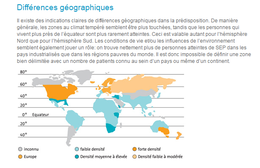
%> input picture Projet/Docs/16522748_193813101099553_258774382_n.png, 260 x 168 px, shrunk from 615 x 398 before the run, given in place of image2.jpg, which was not available
$ octave TESTimage2.m   (GNU Octave 9; MATLAB toolbox functions it lacks are replaced by stand-ins)
%> lines starting %> are read from the running program, lines starting %| are printed output that depends on the picture; in (x1, y1, x2, y2) boxes, pixels count from 0 and x2, y2 are one past the last pixel; in counts of white or black regions, pixels touching at a corner belong together; the program's own positions count from 1; pictures that were not available may be replaced by others from this repository, and a replacement may not be noted
clear all
close all
clc
I=imread('image2.jpg');
%> I is the input picture: size 168x260x3 uint8; mean R, G, B 239.8, 240.8, 238.5
BW=rgb2gray(I);
%égalisation d'histogramme et prewitt
J=adapthisteq(BW)%améliore le contraste de l'image en niveaux de gris I
figure,subplot(1,3,1);imshow(I);title('image originale')
subplot(1,3,2),imshow(J),title('Égalisation dhistogramme adaptatif a contraste limité');
%segmentation detection de conour
i=double(J) ;
%calculer la dérivée selon x de l'intensité en utilisant le filtre de prewitt
Dx=[-1 0 1;-1 0 1;-1 0 1];
Gx=conv2(i,Dx);
%calculer la dérivée selon y de l'intensité en utilisant le filtre de prewitt
Dy=[1 1 1;0 0 0;-1 -1 -1];
Gy=conv2(i,Dy);
%calculer le module du gradient
G=sqrt((Gx.*Gx)+(Gy.*Gy));
G=uint8(G);
%> G: size 170x262 uint8
%afficher l'image de module
subplot(1,3,3),imshow(G),title('prewitt')
%wiener et prewitt
K = wiener2(BW,[7 7]);
figure,subplot(1,6,1);imshow(I);title('image originale')
subplot(1,6,2), imshow(K),title('image filtré par wiener')
BW=double(BW)/255.0;
%> BW: size 168x260 double
seuil=0.5;
K=fspecial('prewitt');
v=-K';
Gh=filter2(K,BW);
Gv=filter2(v,BW);
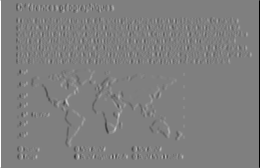
%> Gv: size 168x260 double; min -3, max 3, mean -6.08e-18; drawn with min black and max white
G1=sqrt((Gh.*Gh)+(Gv.*Gv));
Gs=(G1>seuil);
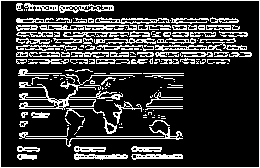
%> Gs: size 168x260 logical; 21.1% white in thin lines or dots
subplot(1,6,3),imshow(Gh),title('Gh')
subplot(1,6,4),imshow(Gv),title('Gv')
subplot(1,6,5),imshow(G1),title('G1')
subplot(1,6,6),imshow(Gs),title('Gs')
%median et prewitt
I2=medfilt2(BW,[7,7]);
figure,subplot(1,6,1);imshow(I);title('image originale')
subplot(1,6,2),imshow(I2),title('filtre median 5*5');
I2=fspecial('prewitt');
v=-I2';
Gh1=filter2(I2,BW);
Gv1=filter2(v,BW);
G2=sqrt((Gh1.*Gh1)+(Gv1.*Gv1));
Gs1=(G2>seuil);
subplot(1,6,3),imshow(Gh1),title('Gh')
subplot(1,6,4),imshow(Gv1),title('Gv')
subplot(1,6,5),imshow(G2),title('G1')
subplot(1,6,6),imshow(Gs1),title('Gs')
%median et laplacien
I3=medfilt2(BW,[3,3]);
figure,subplot(1,3,1);imshow(I);title('image originale')
subplot(1,3,2),imshow(I3),title('filtre median 3*3');
 %afficher l'image segmenté par filtre laplacien
L=edge(I3,'log');
%> L: size 168x260 logical; 12.3% white in thin lines or dots, all inside (x1, y1, x2, y2) = (15, 2, 253, 161)
subplot(1,3,3),imshow(L),title('laplacien');
%mhistograme egalisé et laplacien
J1=adapthisteq(BW)%améliore le contraste de l'image en niveaux de gris I
figure,subplot(1,3,1);imshow(I);title('image originale')
subplot(1,3,2),imshow(J1),title('Égalisation dhistogramme adaptatif a contraste limité');
%afficher l'image segmenté par filtre laplacien
L1=edge(J1,'log');
subplot(1,3,3),imshow(L1),title('laplacien');
%median et tracé de contour
I2=medfilt2(BW,[3,3]);
figure,subplot(1,3,1);imshow(I);title('image originale')
subplot(1,3,2),imshow(I2),title('filtre median 3*3');
subplot(1,3,3),imcontour(I2,5),title('un tracé de contour');
%> after `title('un tracé de contour')`:
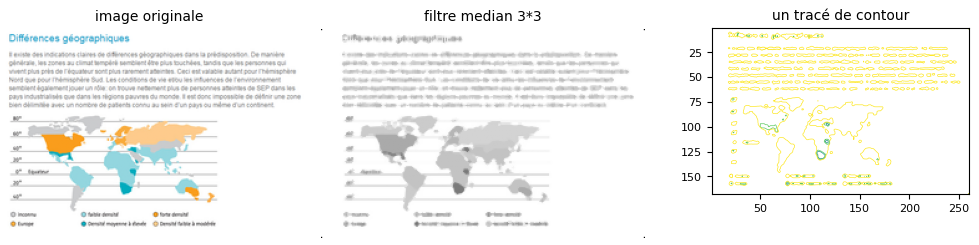
%> figure redrawn from the program's plot data, 3 panels
%median et filtre unsharp
I3=medfilt2(BW,[3,3]);
figure,subplot(1,3,1);imshow(I);title('image originale')
subplot(1,3,2),imshow(I3),title('filtre median 3*3');
%filtre unsharp
h= fspecial('unsharp');
M = imfilter(I3,h,'replicate');
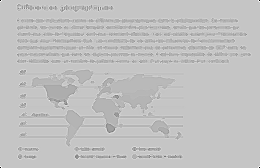
%> M: size 168x260 double; min -1.83, max 1.83, mean 0.95; drawn with min black and max white
subplot(1,3,3),imshow(M),title('filtre unsharp');

% filtre wiener et unsharp
K = wiener2(BW,[5 5]);
%> K: size 168x260 double
figure,subplot(1,3,1);imshow(I);title('image originale')
subplot(1,3,2), imshow(K),title('image filtré par wiener');
H1 = fspecial('unsharp');
sharpened = imfilter(K,H1,'replicate');
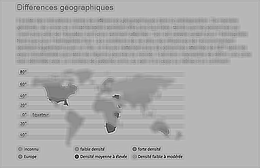
%> sharpened: size 168x260 double; min -0.118, max 1.44, mean 0.941; drawn with min black and max white
subplot(1,3,3);imshow(sharpened); title('Sharpened Image');
% filtre wiener et filtre canny
figure,subplot(1,3,1);imshow(I);title('image originale')
subplot(1,3,2), imshow(K),title('image filtré par wiener');
CF=edge(K,'canny');
%> CF: size 168x260 logical; 9.6% white in thin lines or dots, all inside (x1, y1, x2, y2) = (15, 3, 252, 160)
subplot(1,3,3),imshow(CF),title('Canny');
%filtre wiener et laplacian
figure,subplot(1,3,1);imshow(I);title('image originale')
subplot(1,3,2), imshow(K),title('image filtré par wiener');
H2= fspecial('log',[5,5],0.3);
M2 = imfilter(K,H2,'replicate');
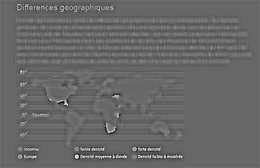
%> M2: size 168x260 double; min -3.93, max 5.72, mean -0.000444; drawn with min black and max white
subplot(1,3,3),imshow(M2),title('filtre laplacian du gaussian');
%> after `imshow(M2)`:
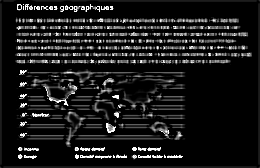
%> displayed picture: size 168x260, on the screen's scale of 0 to 255; min 0, max 255, mean 26.6

$ run again, on Projet/Docs/Capture.PNG
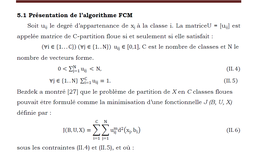
%> input picture Projet/Docs/Capture.PNG, 260 x 152 px, shrunk from 1151 x 672 before the run, given in place of image2.jpg, which was not available
%> I is the input picture: size 152x260x3 uint8; mean R, G, B 243.3, 242.3, 242.6
%> `Gs=(G1>seuil);`:
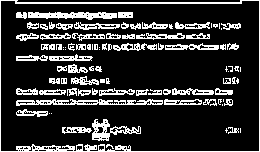
%> Gs: size 152x260 logical; 19.4% white in thin lines or dots
%> L: size 152x260 logical; 8.9% white in thin lines or dots, all inside (x1, y1, x2, y2) = (15, 1, 243, 151)
%> L1: size 152x260 logical; 9.1% white in thin lines or dots, all inside (x1, y1, x2, y2) = (14, 1, 243, 151)
%> CF: size 152x260 logical; 1.5% white in thin lines or dots, all inside (x1, y1, x2, y2) = (16, 1, 241, 138)
%> `imshow(M2)`:
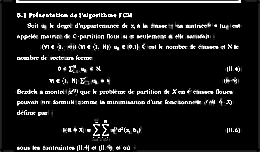
%> displayed picture: size 152x260, on the screen's scale of 0 to 255; min 0, max 255, mean 24.5

$ run again, on Projet/Docs/bv000001.jpg
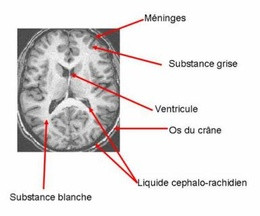
%> input picture Projet/Docs/bv000001.jpg, 260 x 216 px, shrunk from 384 x 319 before the run, given in place of image2.jpg, which was not available
%> I is the input picture: size 216x260x3 uint8; mean R, G, B 227.4, 224.6, 224.5
%> `Gs=(G1>seuil);`:
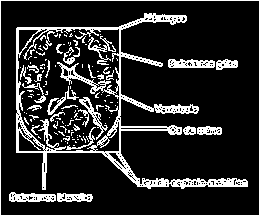
%> Gs: size 216x260 logical; 16.3% white in thin lines or dots
%> L: size 216x260 logical; 6.4% white in thin lines or dots, all inside (x1, y1, x2, y2) = (9, 13, 249, 203)
%> L1: size 216x260 logical; 6.8% white in thin lines or dots, all inside (x1, y1, x2, y2) = (8, 12, 249, 203)
%> CF: size 216x260 logical; 6.4% white in thin lines or dots, all inside (x1, y1, x2, y2) = (9, 14, 248, 202)
%> `imshow(M2)`:
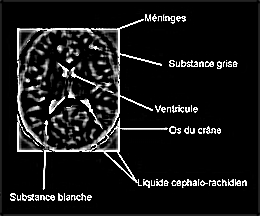
%> displayed picture: size 216x260, on the screen's scale of 0 to 255; min 0, max 255, mean 23.8
